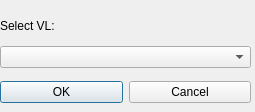
<?xml version="1.0" encoding="UTF-8"?>
<ui version="4.0">
 <class>VLDialog</class>
 <widget class="QDialog" name="VLDialog">
  <property name="geometry">
   <rect>
    <x>0</x>
    <y>0</y>
    <width>255</width>
    <height>112</height>
   </rect>
  </property>
  <property name="minimumSize">
   <size>
    <width>255</width>
    <height>112</height>
   </size>
  </property>
  <property name="maximumSize">
   <size>
    <width>255</width>
    <height>112</height>
   </size>
  </property>
  <property name="windowTitle">
   <string>Dialog</string>
  </property>
  <widget class="QWidget" name="layoutWidget">
   <property name="geometry">
    <rect>
     <x>0</x>
     <y>12</y>
     <width>251</width>
     <height>100</height>
    </rect>
   </property>
   <layout class="QVBoxLayout" name="verticalLayout">
    <property name="sizeConstraint">
     <enum>QLayout::SetNoConstraint</enum>
    </property>
    <item>
     <widget class="QLabel" name="vlLabel">
      <property name="sizePolicy">
       <sizepolicy hsizetype="Preferred" vsizetype="Fixed">
        <horstretch>0</horstretch>
        <verstretch>0</verstretch>
       </sizepolicy>
      </property>
      <property name="text">
       <string>Select VL:</string>
      </property>
     </widget>
    </item>
    <item>
     <widget class="QComboBox" name="vl"/>
    </item>
    <item>
     <layout class="QHBoxLayout" name="horizontalLayout">
      <item>
       <widget class="QPushButton" name="OK">
        <property name="text">
         <string>OK</string>
        </property>
       </widget>
      </item>
      <item>
       <widget class="QPushButton" name="Cancel">
        <property name="text">
         <string>Cancel</string>
        </property>
       </widget>
      </item>
     </layout>
    </item>
   </layout>
  </widget>
 </widget>
 <resources/>
 <connections>
  <connection>
   <sender>OK</sender>
   <signal>clicked()</signal>
   <receiver>VLDialog</receiver>
   <slot>accept()</slot>
   <hints>
    <hint type="sourcelabel">
     <x>61</x>
     <y>240</y>
    </hint>
    <hint type="destinationlabel">
     <x>70</x>
     <y>265</y>
    </hint>
   </hints>
  </connection>
  <connection>
   <sender>Cancel</sender>
   <signal>clicked()</signal>
   <receiver>VLDialog</receiver>
   <slot>reject()</slot>
   <hints>
    <hint type="sourcelabel">
     <x>184</x>
     <y>247</y>
    </hint>
    <hint type="destinationlabel">
     <x>195</x>
     <y>267</y>
    </hint>
   </hints>
  </connection>
 </connections>
</ui>
